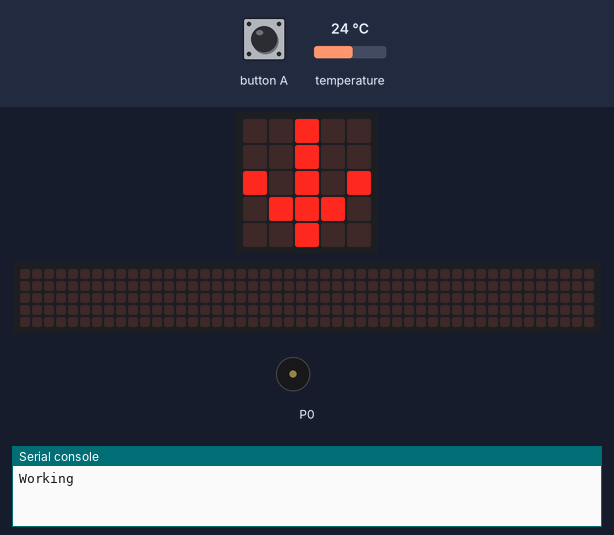
Simulated run of this program. Board: BBC micro:bit (MakeCode). Parts: the board's 5×5 LED display, a strip that is not on the board, showing the scrolling text unrolled, buzzer (waves = sounding), the last lines printed to the serial console. The inputs (shaded band) are chosen by the test bench; at power-on: temperature 24 °C. The 48×5 strip is a reading aid, not a part: it shows the text the display is scrolling, unrolled, one strip-width of it at a time.

Above: at 0.6 s.
1.3 s: temperature set to 26.2 °C
4.8 s: temperature set to 27.8 °C
At 6.7 s:
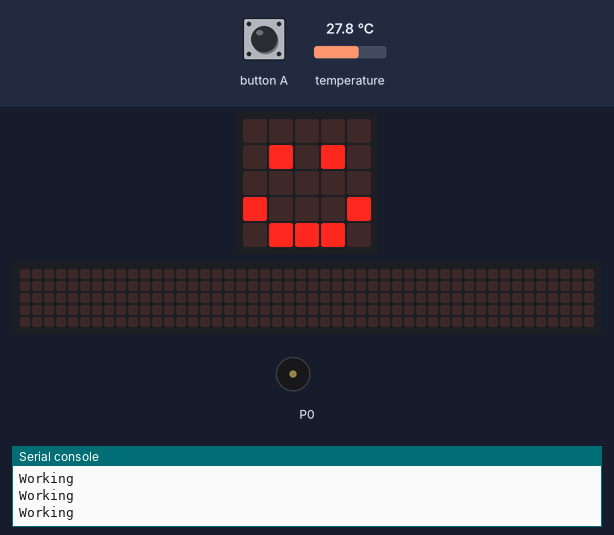
7.1 s: button A pressed for 1.35 s
At 7.55 s:
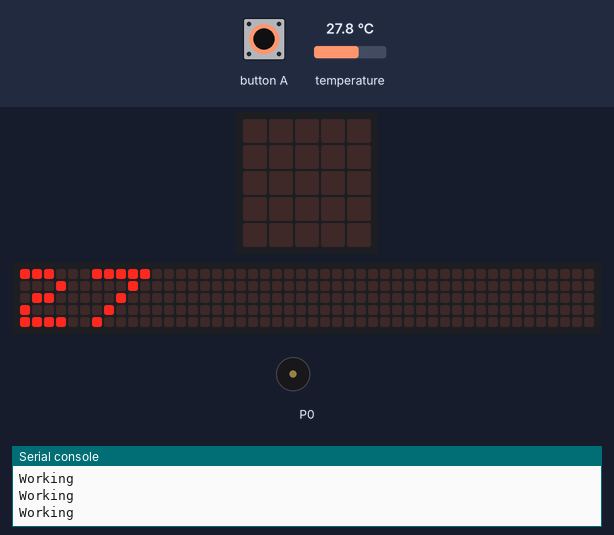
9.9 s: temperature set to 12 °C
At 10.6 s:
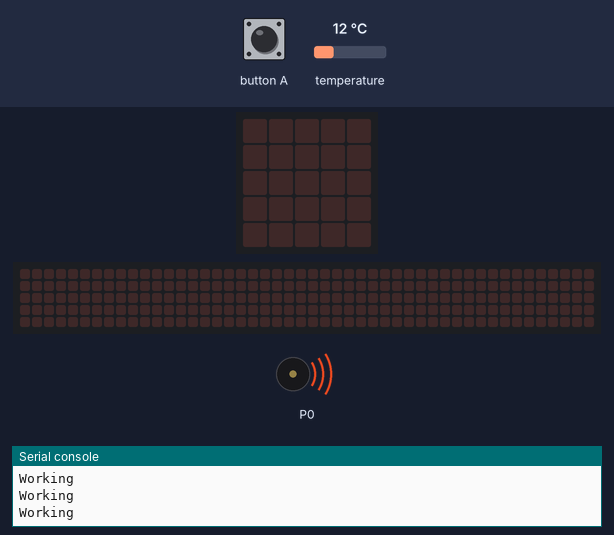
12.2 s: temperature set to 28 °C
At 13.6 s:
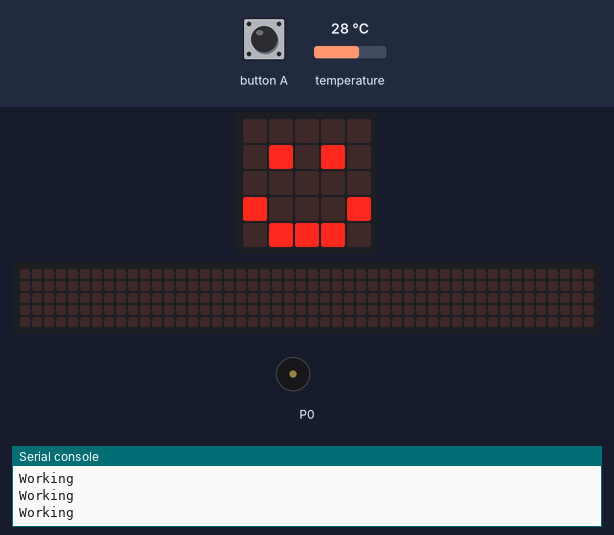
13.9 s: temperature set to 33.2 °C
15.5 s: temperature set to 34.5 °C
At 16.5 s:
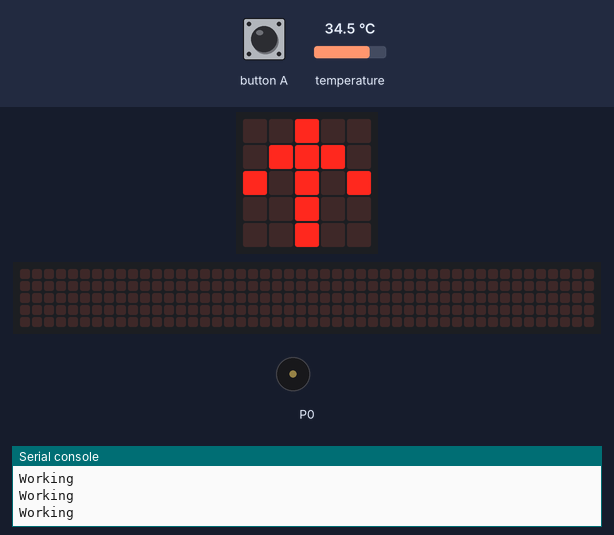
Timing chart, 0 to 20.8 s (numbered marks = the images above; inputs shaded):
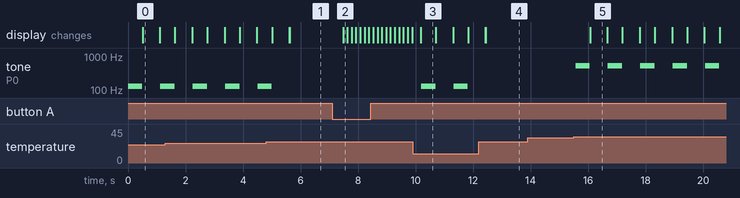

The program:

main.ts
```typescript
basic.forever(() =>{
	console.log('Working');
    //Saving Temperature
    let temperature = input.temperature();

    /////Show Temperature High Normal or Low
    if(temperature >= 34){
        music.playTone(Note.C5, music.beat());
        basic.showArrow(ArrowNames.North);
        basic.clearScreen()
    }else if(temperature <= 26){
        music.playTone(Note.C3, music.beat());
        basic.showArrow(ArrowNames.South);
        basic.clearScreen()
    }else{
        basic.showIcon(IconNames.Happy)
    }

    ////View Temperature
    /*
    input.onButtonPressed(Button.A, ()=>{
        basic.showNumber(temperature)
    })*/

    while(true){
        if(input.buttonIsPressed(Button.A)){
            basic.clearScreen();
            basic.showNumber(temperature)
        }else{
            break;
        }
    }

})

/* Author: Juan David carreño */
```

test.ts
```typescript
// aquí va el archivo "tests"; esto no se compilará cuando este paquete se utilice como una extensión.
```

Measured:
- the behaviour switches between 26.9 and 27 °C on temperature (found by bisection; images 0 and 1)
- the behaviour switches between 33.9 and 34 °C on temperature (found by bisection; images 4 and 5)
- after the input at 4.8 s, tone on P0: goes on until 5.0 s, then stays silent; the display: first differs from a run without the input after 0.83 s (image 1)
- after the input at 7.1 s, the display: changes after 0.38 s (image 2)
- after the input at 9.9 s, tone on P0: alternates 131 Hz for 0.50 s and silent for 0.63 s, starting after 0.30 s
- after the input at 12.2 s, tone on P0: stays silent (without the input it goes to 131 Hz after 0.25 s); the display: first differs from a run without the input after 0.25 s (image 4)
- after the input at 15.5 s, tone on P0: alternates 523 Hz for 0.50 s and silent for 0.63 s, starting after 0.07 s; the display: changes after 0.57 s (image 5)
- by itself, tone on P0: alternates 131 Hz for 0.50 s and silent for 0.63 s
